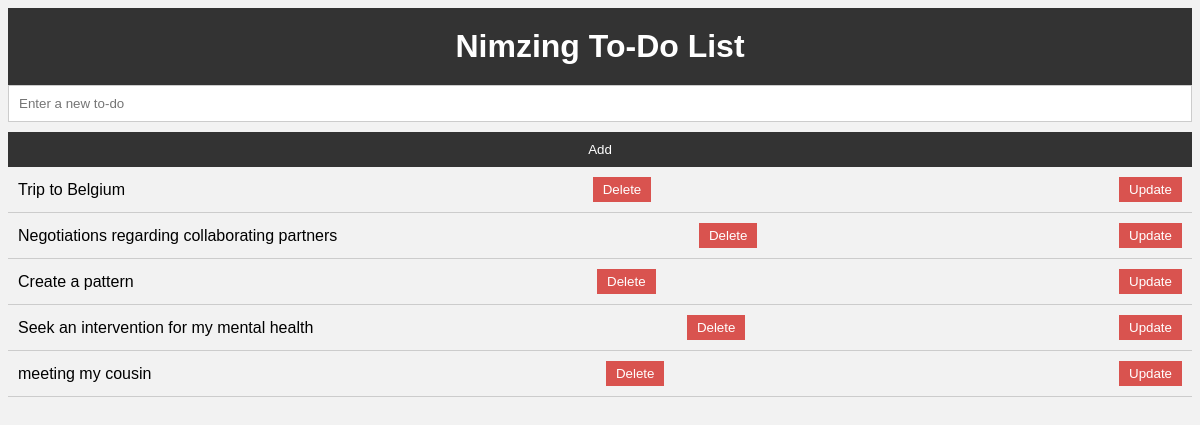
Before: / with the older database file.
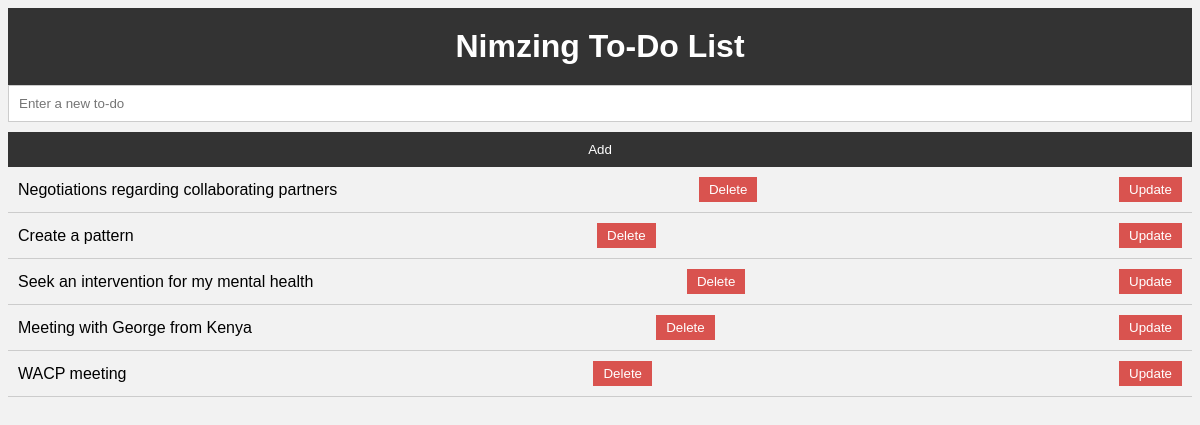
After: the same page with the newer database file.
### tables this page shows
CREATE TABLE todos (id INTEGER PRIMARY KEY AUTOINCREMENT, content TEXT);

### app.py (the view)
@app.route('/')
def index():
    todos = get_todos(app)  # Fetch the to-do items from the database
    return render_template('index.html', todos=todos)

### models.py (called while the page is built)
def get_db_path(app):
    return os.path.join(app.root_path, 'todos.db')

def get_todos(app):
    db_path = get_db_path(app)
    connection = sqlite3.connect(db_path)
    cursor = connection.cursor()
    cursor.execute('SELECT * FROM todos')
    todos = cursor.fetchall()
    connection.close()
    return todos

### templates/index.html (shortened to what this page needs)
<!DOCTYPE html>
<html>
    <head>
        <link rel="stylesheet" type="text/css" href="/static/style.css">
    </head>
<body>
    <h1>Nimzing To-Do List</h1>
    <input type="text" id="newTodo" placeholder="Enter a new to-do">
    <button id="addButton">Add</button>
    <ul id="todoList">
        {% for todo in todos %}
            <li>
                {{ todo[1] }}
                <button class="deleteButton" data-todo="{{ todo[1] }}">Delete</button>
                <button class="updateButton" data-todo="{{ todo[1] }}">Update</button>
            </li>
        {% endfor %}
    </ul>
</body>
</html>

### static/style.css (style rules this page uses)
body { font-family: Arial, sans-serif; margin: 20; padding: 10; background-color: #f2f2f2; }
h1 { text-align: center; padding: 20px; background-color: #333; color: #fff; margin: 0; }
#newTodo { width: 100%; padding: 10px; margin-bottom: 10px; border: 1px solid #ccc; box-sizing: border-box; }
#addButton { width: 100%; padding: 10px; background-color: #333; color: #fff; border: none; cursor: pointer; }
#todoList { list-style-type: none; padding: 0; margin: 0; }
li { display: flex; justify-content: space-between; align-items: center; padding: 10px; border-bottom: 1px solid #ccc; box-sizing: border-box; }
.deleteButton, .updateButton { padding: 5px 10px; background-color: #d9534f; color: #fff; border: none; cursor: pointer; margin-left: 10px; }

Changed rows visible on the page:
removed todos: content "Trip to Belgium"
removed todos: content "meeting my cousin"
added todos: content "Meeting with George from Kenya"
added todos: content "WACP meeting"
